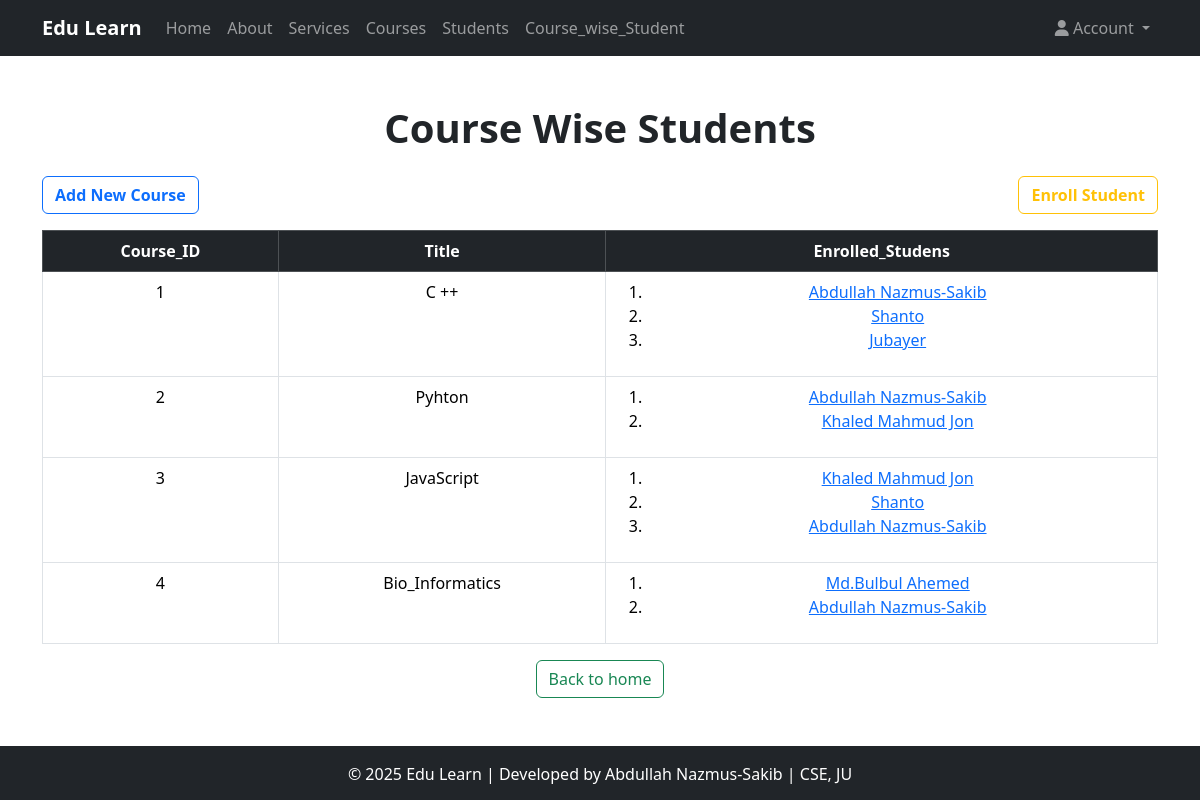
Page /Course_wise_Student/ on the committed database.
### Course_app/models.py (models this page shows, shortened)
class Course(models.Model):
    title = models.CharField(max_length=25)
    descriptions = models.TextField()
    durations = models.IntegerField(help_text="Durations in hours")
    thumbnail = models.ImageField(upload_to="courses_thumbnail/", null=True, blank=True)

class Student(models.Model):
    name = models.CharField(max_length=30)
    roll = models.IntegerField()
    email = models.EmailField(max_length=60,unique=True)
    enrolled_courses = models.ManyToManyField(Course, related_name="students")  # ✅ Changed related_name to plural

### Course_app/views.py (the view)
# urls.py: path('Course_wise_Student/',views.Course_wise_Student,name='Course_wise_Student'),
def Course_wise_Student(request):
    courses = Course.objects.all()
    context = {
        'courses':courses
    }
    return render(request,"Course_app/Course_wise_Student.html",context)

### templates/Course_app/Course_wise_Student.html (shortened to what this page needs)
{% extends 'Course_app/base.html' %}
{% block content %}
<div class="text-center mb-4">
    <h1 class="fw-bold">Course Wise Students</h1>
</div>
<div class="d-flex justify-content-between">
    <a href="{% url 'create_course' %}" class="btn btn-outline-primary fw-bold mb-3">Add New Course</a>
    <a href="{% url 'Enroll_student' %}" class="btn btn-outline-warning fw-bold mb-3">Enroll Student</a>
</div>
<table class="table table-bordered table-hover text-center">
    <thead class="table-dark">
        <tr>
            <th>Course_ID</th>
            <th>Title</th>
            <th>Enrolled_Studens</th>
        </tr>
    </thead>
    <tbody>
        {% for course in courses %}
        <tr>
            <td>{{ forloop.counter }}</td>
            <td>{{ course.title }}</td>
            <td>
                <ol>
                    {% for student in course.students.all %}
                    <li><a href="{% url 'individual_student_detail' student.id %}">{{student.name}}</a></li>
                    {% endfor %}
                </ol>
            </td>
        </tr>
        {% endfor %}
    </tbody>
</table>
<div class="d-flex justify-content-center">
    <a href="{% url 'course_list' %}" class="btn btn-outline-success ">Back to home</a>
</div>
{% endblock content %}

### static/Course_app/css/base.css (style rules this page uses)
html, body { height: 100%; }
body { display: flex; flex-direction: column; }

### rows in the picture
Course: title "C ++"
Student: name "Abdullah Nazmus-Sakib"
Student: name "Shanto"
Student: name "Jubayer"
Course: title "Pyhton"
Student: name "Khaled Mahmud Jon"
Course: title "JavaScript"
Course: title "Bio_Informatics"
Student: name "Md.Bulbul Ahemed"
